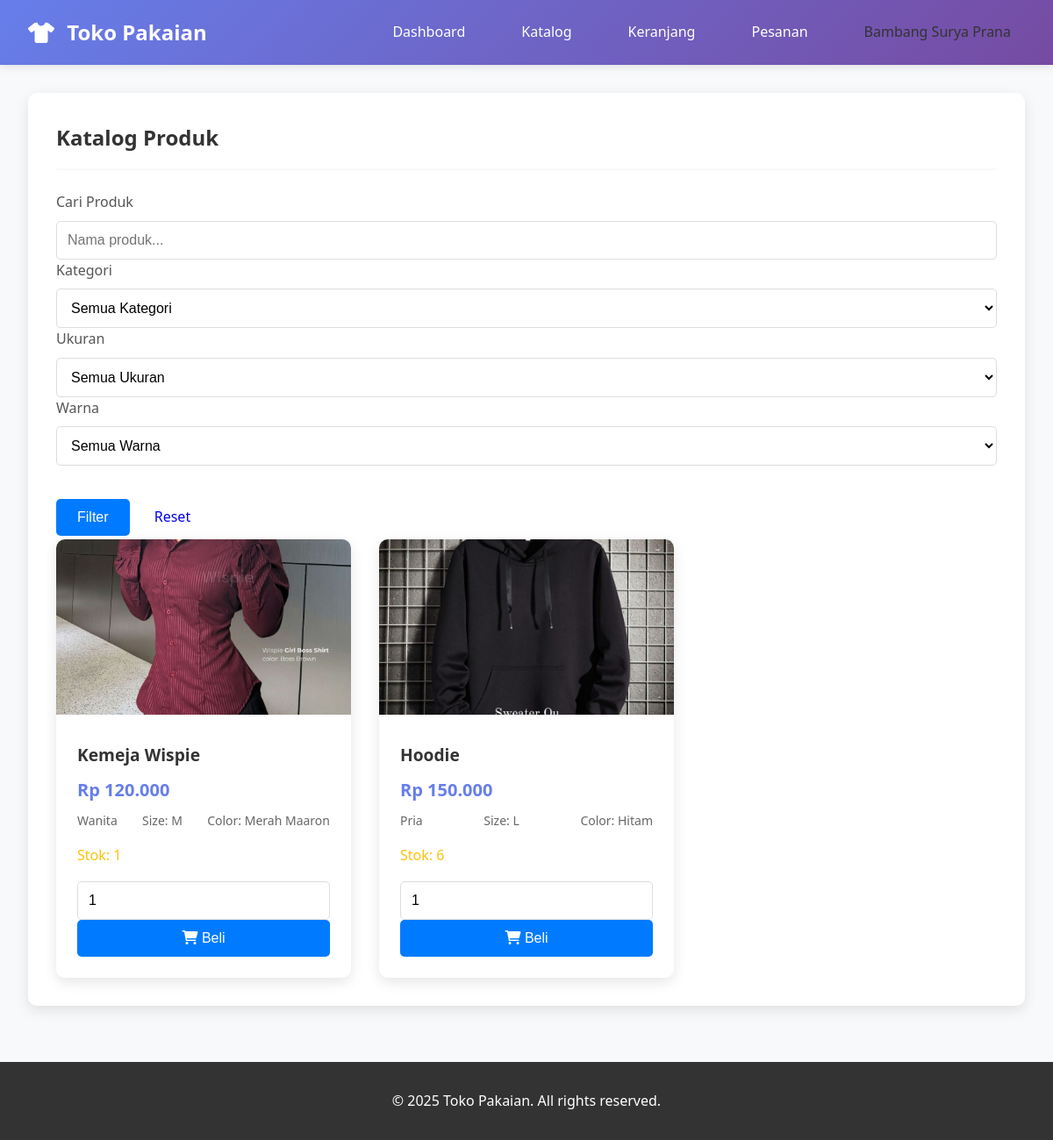
Page /user/catalog.php (signed in) on the committed database.
### tables this page shows
CREATE TABLE IF NOT EXISTS `products` (
  `id` int NOT NULL AUTO_INCREMENT,
  `name` varchar(255) NOT NULL,
  `description` text,
  `category_id` int DEFAULT NULL,
  `size` enum('S','M','L','XL','XXL') NOT NULL,
  `color` varchar(50) NOT NULL,
  `price` decimal(10,2) NOT NULL,
  `stock` int NOT NULL,
  `image` varchar(255) DEFAULT NULL,
  `is_active` tinyint(1) DEFAULT '1',
  `created_at` timestamp NULL DEFAULT CURRENT_TIMESTAMP,
  `updated_at` timestamp NULL DEFAULT CURRENT_TIMESTAMP ON UPDATE CURRENT_TIMESTAMP,
  PRIMARY KEY (`id`),
  KEY `category_id` (`category_id`),
  CONSTRAINT `products_ibfk_1` FOREIGN KEY (`category_id`) REFERENCES `categories` (`id`) ON DELETE SET NULL
);

CREATE TABLE IF NOT EXISTS `categories` (
  `id` int NOT NULL AUTO_INCREMENT,
  `name` varchar(100) NOT NULL,
  `description` text,
  `created_at` timestamp NULL DEFAULT CURRENT_TIMESTAMP,
  PRIMARY KEY (`id`)
);

### includes/functions.php (called while the page is built, shortened)
<?php
function isLoggedIn() {
    return isset($_SESSION['user_id']);
}
function isAdmin() {
    return isset($_SESSION['role']) && $_SESSION['role'] === 'admin';
}
function formatPrice($price) {
    return 'Rp ' . number_format($price, 0, ',', '.');
}
?>

### user/catalog.php (the view, shortened to what this page needs)
<?php
require_once '../includes/auth.php';
include '../includes/header.php';
$search = $_GET['search'] ?? '';
$query = "
    SELECT p.*, c.name as category_name
    FROM products p
    LEFT JOIN categories c ON p.category_id = c.id
    WHERE p.is_active = TRUE AND p.stock > 0
";
$params = [];
$query .= " ORDER BY p.created_at DESC";
$stmt = $pdo->prepare($query);
$stmt->execute($params);
$products = $stmt->fetchAll(PDO::FETCH_ASSOC);
?>
<link rel="stylesheet" href="../assets/css/style.css">
<div class="card">
    <div class="card-header">
        <h2 class="card-title">Katalog Produk</h2>
    </div>
    <div class="card-body">
        <form method="GET" class="row g-3">
            <div class="col-md-3">
                <label class="form-label">Cari Produk</label>
                <input type="text" name="search" class="form-control" value="<?php echo $search; ?>" placeholder="Nama produk...">
            </div>
            <div class="col-md-2">
                <label class="form-label">Kategori</label>
                <select name="category" class="form-select">
                    <option value="">Semua Kategori</option>
                </select>
            </div>
            <div class="col-md-2">
                <label class="form-label">Ukuran</label>
                <select name="size" class="form-select">
                    <option value="">Semua Ukuran</option>
                </select>
            </div>
            <div class="col-md-2">
                <label class="form-label">Warna</label>
                <select name="color" class="form-select">
                    <option value="">Semua Warna</option>
                </select>
            </div>
            <div class="col-md-3">
                <label class="form-label">&nbsp;</label>
                <div>
                    <button type="submit" class="btn btn-primary">Filter</button>
                    <a href="catalog.php" class="btn">Reset</a>
                </div>
            </div>
        </form>
    </div>
    <div class="card-body">
        <?php if ($products): ?>
            <div class="products-grid">
                <?php foreach ($products as $product): ?>
                    <div class="product-card">
                        <?php if (!empty($product['image'])): ?>
                            <img src="../<?php echo UPLOAD_PATH . $product['image']; ?>" alt="<?php echo $product['name']; ?>" class="product-image">
                        <?php else: ?>
                            <div class="product-image" style="background: #f8f9fa; display: flex; align-items: center; justify-content: center;">
                                <i class="fas fa-image" style="font-size: 3rem; color: #ccc;"></i>
                            </div>
                        <?php endif; ?>
                        <div class="product-info">
                            <h3 class="product-name"><?php echo $product['name']; ?></h3>
                            <div class="product-price"><?php echo formatPrice($product['price']); ?></div>
                            <div class="product-meta">
                                <span><?php echo $product['category_name']; ?></span>
                                <span>Size: <?php echo $product['size']; ?></span>
                                <span>Color: <?php echo $product['color']; ?></span>
                            </div>
                            <div class="product-stock" style="margin-bottom: 1rem;">
                                <span class="<?php echo $product['stock'] <= 10 ? 'stock-low' : 'stock-available'; ?>">
                                    Stok: <?php echo $product['stock']; ?>
                                </span>
                            </div>
                            <form method="POST" action="cart.php">
                                <div class="row">
                                    <div class="col-6">
                                        <input type="number" name="quantity" class="form-control" value="1" min="1" max="<?php echo $product['stock']; ?>" required>
                                    </div>
                                    <div class="col-6">
                                        <button type="submit" name="add_to_cart" class="btn btn-primary" style="width: 100%;">
                                            <i class="fas fa-shopping-cart"></i> Beli
                                        </button>
                                    </div>
                                </div>
                            </form>
                        </div>
                    </div>
                <?php endforeach; ?>
            </div>
        <?php endif; ?>
    </div>
</div>
<?php include '../includes/footer.php'; ?>

### includes/header.php (shortened to what this page needs)
<!DOCTYPE html>
<html lang="id">
<head>
    <link rel="stylesheet" href="<?php echo BASE_URL; ?>/assets/css/style.css">
    <link href="https://cdnjs.cloudflare.com/ajax/libs/font-awesome/6.0.0/css/all.min.css" rel="stylesheet">
</head>
<body>
    <nav class="navbar">
        <div class="nav-container">
            <div class="nav-logo">
                <a href="<?php echo isAdmin() ? 'admin/dashboard.php' : (isLoggedIn() ? 'user/dashboard.php' : 'index.php'); ?>">
                    <i class="fas fa-tshirt"></i> Toko Pakaian
                </a>
            </div>
            <div class="nav-menu">
                <?php if (isLoggedIn()): ?>
                    <?php if (isAdmin()): ?>
                        <a href="dashboard.php" class="nav-link">Dashboard</a>
                        <a href="products.php" class="nav-link">Produk</a>
                        <a href="categories.php" class="nav-link">Kategori</a>
                        <a href="users.php" class="nav-link">Pengguna</a>
                        <a href="transactions.php" class="nav-link">Transaksi</a>
                        <a href="reports.php" class="nav-link">Laporan</a>
                    <?php else: ?>
                        <a href="dashboard.php" class="nav-link">Dashboard</a>
                        <a href="catalog.php" class="nav-link">Katalog</a>
                        <a href="cart.php" class="nav-link">Keranjang</a>
                        <a href="orders.php" class="nav-link">Pesanan</a>
                    <?php endif; ?>
                    <div class="nav-user">
                        <span class="user-name"><?php echo $_SESSION['full_name']; ?></span>
                    </div>
                <?php else: ?>
                    <a href="../login.php" class="nav-link">Login</a>
                    <a href="../register.php" class="nav-link">Register</a>
                <?php endif; ?>
            </div>
        </div>
    </nav>
    <div class="container">

### includes/footer.php (shortened to what this page needs)
</div>
    <footer class="footer">
        <div class="footer-content">
            <p>&copy; <?php echo date('Y'); ?> Toko Pakaian. All rights reserved.</p>
        </div>
    </footer>
</body>
</html>

### assets/css/style.css (style rules this page uses)
* { margin: 0; padding: 0; box-sizing: border-box; }
body { font-family: 'Segoe UI', Tahoma, Geneva, Verdana, sans-serif; line-height: 1.6; color: #333; background-color: #f8f9fa; }
.navbar { background: linear-gradient(135deg, #667eea 0%, #764ba2 100%); padding: 1rem 0; box-shadow: 0 2px 10px rgba(0,0,0,0.1); }
.nav-container { max-width: 1200px; margin: 0 auto; padding: 0 2rem; display: flex; justify-content: space-between; align-items: center; }
.nav-logo a { color: white; text-decoration: none; font-size: 1.5rem; font-weight: bold; }
.nav-logo i { margin-right: 0.5rem; }
.nav-menu { display: flex; align-items: center; gap: 2rem; }
.nav-link { color: white; text-decoration: none; padding: 0.5rem 1rem; border-radius: 5px; transition: background-color 0.3s; }
.nav-user { position: relative; cursor: pointer; }
.user-name { color: white; padding: 0.5rem 1rem; display: flex; align-items: center; gap: 0.5rem; }
.container { max-width: 1200px; margin: 2rem auto; padding: 0 2rem; min-height: calc(100vh - 200px); }
.card { background: white; border-radius: 10px; padding: 2rem; box-shadow: 0 5px 15px rgba(0,0,0,0.1); margin-bottom: 2rem; }
.card-header { display: flex; justify-content: between; align-items: center; margin-bottom: 1.5rem; padding-bottom: 1rem; border-bottom: 2px solid #f8f9fa; }
.card-title { font-size: 1.5rem; font-weight: 600; color: #333; }
.btn { display: inline-block; padding: 0.75rem 1.5rem; border: none; border-radius: 5px; text-decoration: none; text-align: center; cursor: pointer; transition: all 0.3s; font-weight: 500; }
.btn-primary { background: linear-gradient(135deg, #667eea 0%, #764ba2 100%); color: white; }
.form-label { display: block; margin-bottom: 0.5rem; font-weight: 500; color: #555; }
.form-control { width: 100%; padding: 0.75rem; border: 2px solid #e9ecef; border-radius: 5px; font-size: 1rem; transition: border-color 0.3s; }
.form-select { width: 100%; padding: 0.75rem; border: 2px solid #e9ecef; border-radius: 5px; font-size: 1rem; background-color: white; }
.products-grid { display: grid; grid-template-columns: repeat(auto-fill, minmax(280px, 1fr)); gap: 2rem; }
.product-card { background: white; border-radius: 10px; overflow: hidden; box-shadow: 0 5px 15px rgba(0,0,0,0.1); transition: transform 0.3s; }
.product-image { width: 100%; height: 200px; object-fit: cover; }
.product-info { padding: 1.5rem; }
.product-name { font-size: 1.2rem; font-weight: 600; margin-bottom: 0.5rem; color: #333; }
.product-price { font-size: 1.25rem; font-weight: bold; color: #667eea; margin-bottom: 0.5rem; }
.product-meta { display: flex; justify-content: space-between; color: #666; font-size: 0.875rem; margin-bottom: 1rem; }
.footer { background: #333; color: white; text-align: center; padding: 2rem 0; margin-top: 4rem; }
.stock-low { color: #ffc107; }
.user-name { color: #333; }
.form-control { width: 100%; padding: 0.75rem; border: 1px solid #ddd; border-radius: 5px; font-size: 1rem; }
.form-select { width: 100%; padding: 0.75rem; border: 1px solid #ddd; border-radius: 5px; font-size: 1rem; background-color: white; }
.btn-primary { background: #007bff; color: white; border: none; padding: 0.75rem 1.5rem; border-radius: 5px; cursor: pointer; font-size: 1rem; }

### rows in the picture
products: image (picture), name "Kemeja Wispie", price "Rp 120.000", category.name "Wanita", size "M", color "Merah Maaron", stock "1", quantity "1"
products: image (picture), name "Hoodie", price "Rp 150.000", category.name "Pria", size "L", color "Hitam", stock "6"

### other values in the picture
$_SESSION['full_name'] "Bambang Surya Prana"
